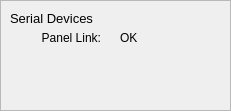
   <widget class="QFrame" name="frame_5">
    <property name="geometry">
     <rect>
      <x>600</x>
      <y>320</y>
      <width>231</width>
      <height>111</height>
     </rect>
    </property>
    <property name="frameShape">
     <enum>QFrame::StyledPanel</enum>
    </property>
    <property name="frameShadow">
     <enum>QFrame::Raised</enum>
    </property>
    <widget class="QLabel" name="label_7">
     <property name="geometry">
      <rect>
       <x>10</x>
       <y>10</y>
       <width>171</width>
       <height>16</height>
      </rect>
     </property>
     <property name="font">
      <font>
       <pointsize>10</pointsize>
      </font>
     </property>
     <property name="text">
      <string>Serial Devices</string>
     </property>
    </widget>
    <widget class="QLabel" name="label_8">
     <property name="geometry">
      <rect>
       <x>10</x>
       <y>30</y>
       <width>91</width>
       <height>16</height>
      </rect>
     </property>
     <property name="text">
      <string>Panel Link:</string>
     </property>
     <property name="alignment">
      <set>Qt::AlignRight|Qt::AlignTrailing|Qt::AlignVCenter</set>
     </property>
    </widget>
    <widget class="QLabel" name="panelLinkState">
     <property name="geometry">
      <rect>
       <x>120</x>
       <y>30</y>
       <width>61</width>
       <height>16</height>
      </rect>
     </property>
     <property name="text">
      <string>OK</string>
     </property>
    </widget>
   </widget>
